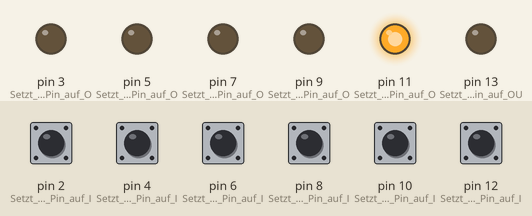
Simulated run of this sketch. Board: Arduino Uno, built with avr-gcc and run on an emulated ATmega328P. On the bench: output pins drawn as LEDs (lit = HIGH). The inputs (shaded band) are chosen by the test bench; at power-on: pin 2 (Setzt_genannten_Pin_auf_I), pin 4 (Setzt_gennanten_Pin_auf_I), pin 6 (Setzt_gennanten_Pin_auf_I), pin 8 (Setzt_genannten_Pin_auf_I), pin 10 (Setzt_genannten_Pin_auf_I), pin 12 (Setzt_genannten_Pin_auf_I) LOW.

Above: at 2.8 s.
2.9 s: pin 2 (Setzt_genannten_Pin_auf_I) pulled HIGH for 1.2 s
At 3.7 s:
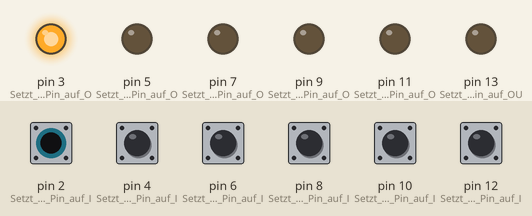
6.4 s: pin 4 (Setzt_gennanten_Pin_auf_I) pulled HIGH for 1.2 s
At 7.6 s:
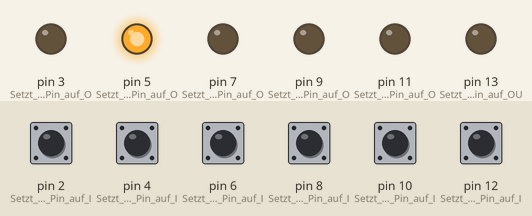
9.9 s: pin 6 (Setzt_gennanten_Pin_auf_I) pulled HIGH for 1.2 s
At 10.6 s:
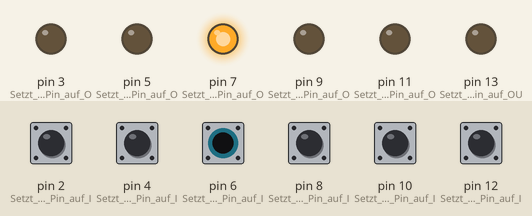
14.5 s: pin 8 (Setzt_genannten_Pin_auf_I) pulled HIGH for 1.2 s
At 15.5 s:
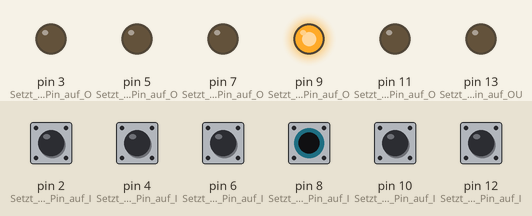
19.6 s: pin 10 (Setzt_genannten_Pin_auf_I) pulled HIGH for 1.2 s
At 20.4 s:
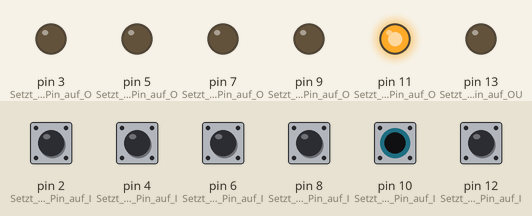
Timing chart, 0 to 22.6 s (numbered marks = the images above; inputs shaded):
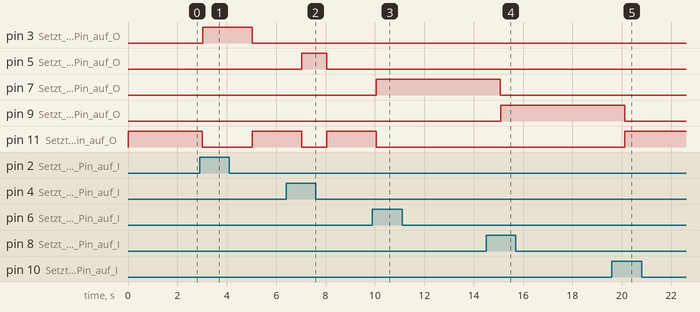

The sketch:

Code.ino
```cpp
int sound = 0;

void setup() {
pinMode(2, INPUT); //Setzt genannten Pin auf INPUT
pinMode(4, INPUT); //Setzt gennanten Pin auf INPUT
pinMode(6, INPUT); //Setzt gennanten Pin auf INPUT
pinMode(8, INPUT); //Setzt genannten Pin auf INPUT
pinMode(10, INPUT); // Setzt genannten Pin auf INPUT
pinMode(12, INPUT); //Setzt genannten Pin auf INPUT

pinMode(3, OUTPUT); //Setzt genannten Pin auf OUTPUT
pinMode(5, OUTPUT); //Setzt genannten Pin auf OUTPUT
pinMode(7, OUTPUT); //Setzt genannten Pin auf OUTPUT
pinMode(9, OUTPUT); //Setzt genannten Pin auf OUTPUT
pinMode(11, OUTPUT); //Setzt genannten Pin auf OUTPUT
pinMode(13, OUTPUT); //Setzt geannten Pin auf OUTPUT
}


void loop() {

  if(digitalRead(2) == HIGH){
    sound = 1;
  }
  if(digitalRead(4) == HIGH){
    sound = 2;
  }
  if(digitalRead(6) == HIGH){
    sound = 3;
  }
  if(digitalRead(8) == HIGH){
    sound = 4;
  }
  if(digitalRead(10) == HIGH){
    sound = 5;
  }
  if(digitalRead(12) == HIGH){
    sound = 6;
  }

  if(sound == 1)
  {
    digitalWrite(3, HIGH);
  delay(1000);
  digitalWrite(3, LOW);
  delay(6);//In die Klammer die Zeit vom Sound
    sound = 0;
  }
  else if(sound == 2)
  {
    digitalWrite(5, HIGH);
    delay(1000);
    digitalWrite(5, LOW);
    delay(6);
    sound = 0;
  }
  else if (sound == 3)
  {
   digitalWrite(7, HIGH);
   delay(1000);
   digitalWrite(7, LOW);
   delay(6);
   sound == 0;
   }
  else if (sound == 4)
  {
    digitalWrite(9, HIGH);
    delay(1000);
    digitalWrite(9, LOW);
    delay(6);
    sound == 0;
  }
  else if (sound = 5)
  {
    digitalWrite(11, HIGH);
    delay(1000);
    digitalWrite(11, LOW);
    delay(6);
    sound == 0;
  }
  else if (sound = 6)
  {
    digitalWrite(13, HIGH);
    delay(1000);
    digitalWrite(13, LOW);
    delay(6);
    sound = 0 ;
  }
  else {
    sound = 0;
  }
}
```

Measured:
- after the input at 2.9 s, pin 3 (Setzt_genannten_Pin_auf_O): LOW → HIGH after 0.12 s, → LOW 2.0 s later; pin 11 (Setzt_genannten_Pin_auf_O): HIGH → LOW after 0.11 s, → HIGH 2.0 s later
- after the input at 6.4 s, pin 5 (Setzt_genannten_Pin_auf_O): LOW → HIGH after 0.64 s, → LOW 1.0 s later; pin 11 (Setzt_genannten_Pin_auf_O): HIGH → LOW after 0.64 s, → HIGH 1.0 s later
- after the input at 9.9 s, pin 7 (Setzt_genannten_Pin_auf_O): LOW → HIGH after 0.16 s; pin 11 (Setzt_genannten_Pin_auf_O): HIGH → LOW after 0.15 s
- after the input at 14.5 s, pin 7 (Setzt_genannten_Pin_auf_O): HIGH → LOW after 0.58 s; pin 9 (Setzt_genannten_Pin_auf_O): LOW → HIGH after 0.59 s
- after the input at 19.6 s, pin 9 (Setzt_genannten_Pin_auf_O): HIGH → LOW after 0.51 s; pin 11 (Setzt_genannten_Pin_auf_O): LOW → HIGH after 0.52 s
